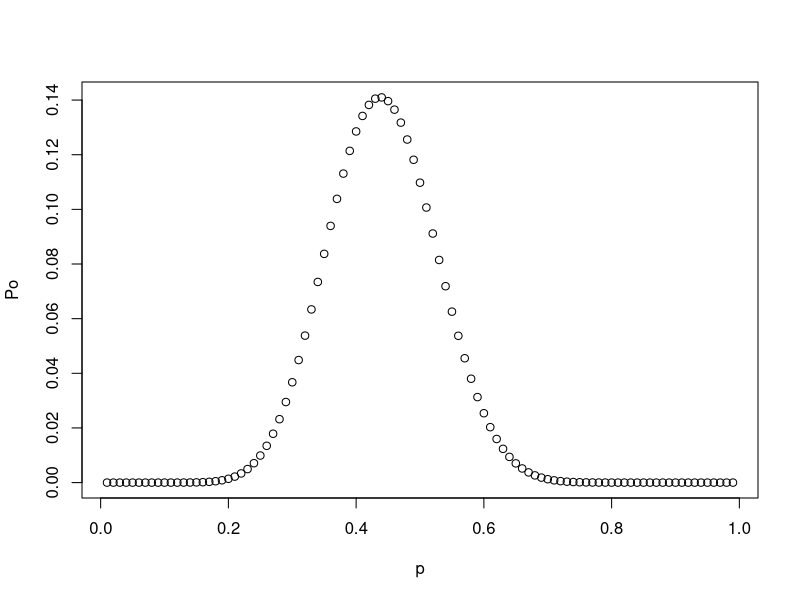
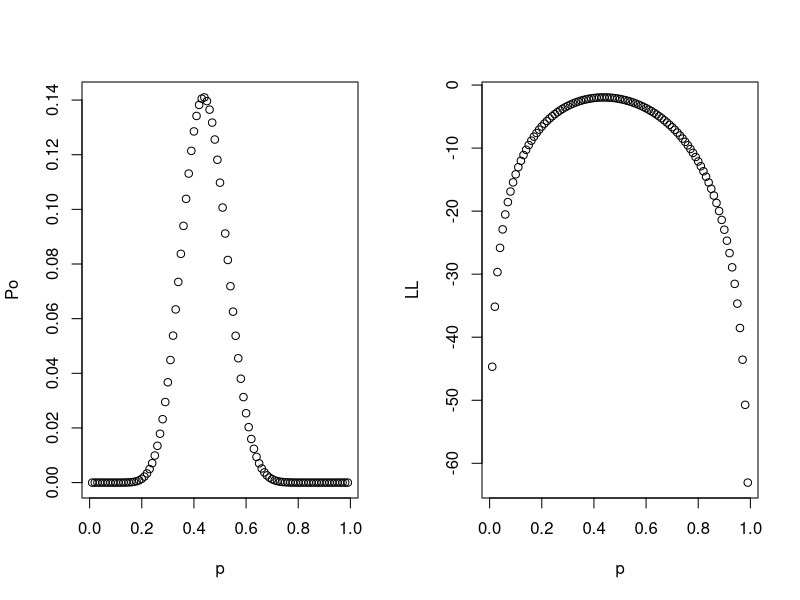

Write R code to recreate these figures, in order.
data("mtcars")

head(mtcars)

        ##   GLM binomial

md_bin <- glm(vs ~ wt, data=mtcars)
    md_bin
    summary(md_bin)

        ##   Disribucion binomial


summary(as.factor(mtcars$vs))

n <- 32 # No. total de eventos
x <- 14 # No. eventos exitosos
p <- 0.7 # Probabilidad de exito

Po <- (factorial(n)/(factorial(n-x)*factorial(x)))*(p^x)*(1-p)^(n-x)
Po

p <- seq(0.01,0.999,0.01);p

tab_po <- data.frame(p,Po = rep(NA,99));tab_po
    for(i in 1:nrow(tab_po)){
        tab_po[i,2] <- (factorial(n)/(factorial(n-x)*factorial(x)))*(tab_po[i,1]^x)*(1-tab_po[i,1])^(n-x)
    }
tab_po
plot(tab_po)    #   Probabilidad de ocurrencia en funcion de la probabilidad de exito


        ##  Funcion de probabilidad logaritmica


log(factorial(n)/(factorial(n-x)*factorial(x))) + x*log(p) + (n-x) * log(1-p)

tab_po$LL <- log(factorial(n)/(factorial(n-x)*factorial(x))) + x*log(p) + (n-x) * log(1-p)

#Log-Likelihood

par(mfrow = c(1,2))
    plot(tab_po[,-3])
    plot(tab_po[,-2])


max(tab_po$LL)

        ##   MLE (Maximum Likelihood Estimator)

tab_po[tab_po$LL == max(tab_po$LL), ]


        ##  GLM Log-Likelihood

md_bin
logLik(md_bin)


md_wt <- glm(vs ~ wt, data=mtcars, family = binomial)
md_mpg <- glm(vs ~ mpg, data=mtcars, family = binomial)
md_hp <- glm(vs ~ hp, data=mtcars, family = binomial)
md_drat <- glm(vs ~ drat, data=mtcars, family = binomial)
md_qsec <- glm(vs ~ qsec, data=mtcars, family = binomial)
md_null <- glm(vs ~ 1, data=mtcars, family = binomial)

mod_lista <- list(Nulo=md_null,
                  Peso=md_wt,
                  MPG=md_mpg,
                  Pot=md_hp,
                  DRT=md_drat,
                  Ace=md_qsec)

lapply(mod_lista, logLik)



        ##  Devianza

summary(md_null)    #   Devianza nula
summary(md_qsec)    #   Devianza en funcion de una variable independiente
summary(md_drat)


anova(md_qsec, test = "Chisq")  #   Prueba de bondad de ajuste
anova(md_drat, test = "Chisq")  #   Prueba de bondad de ajuste
anova(md_null, test = "Chisq")  #   Prueba de bondad de ajuste


        ##  Parsimonia

            ### Akaike Index Criterion (AIC)

# AIC = -2*loglik + 2K

(-2*(-21.93005))+(2*1)

lapply(mod_lista, AIC)  #   Pareciera que la informacionel AIC es redundante respecto al LL. Sin embargo, esto cambia cuando elaboramos modelos con mas de una variable independiente


# Elaboren modelos que incluyan todas las combinaciones de dos y tres variables independientes. Pueden usar funciones o loops para ello

var_ind <- names(mtcars)[c(1,3:7)]
combi <- c(list(1,2,3,4,5,6),combn(1:6,2, simplify = F),combn(1:6,3, simplify = F))

mod_name <- list()
    for(i in seq(combi)){
        mod_name[[i]] <- paste0("vs~",paste(var_ind[combi[[i]]],collapse = "+"))
        names(mod_name)[i] <- paste(var_ind[combi[[i]]],collapse = "+")
    }

modelos <- lapply(mod_name, function(x) glm(x,data=mtcars))

tab_mod <- data.frame(LL = sapply(modelos, function(x) unclass(logLik(x))[1]),
                      AIC = sapply(modelos, AIC))
    

    
    





